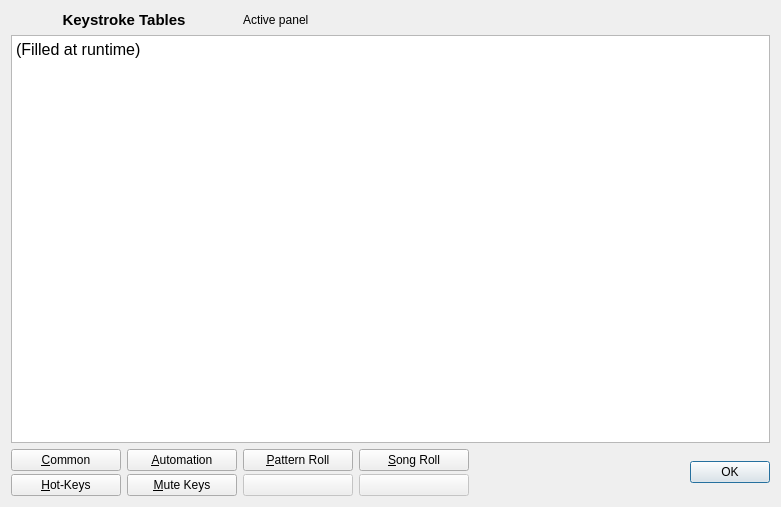
<?xml version="1.0" encoding="UTF-8"?>
<ui version="4.0">
 <class>qsappinfo</class>
 <widget class="QDialog" name="qsappinfo">
  <property name="geometry">
   <rect>
    <x>0</x>
    <y>0</y>
    <width>781</width>
    <height>507</height>
   </rect>
  </property>
  <property name="windowTitle">
   <string>Keystroke Summaries</string>
  </property>
  <layout class="QGridLayout" name="gridLayout_2">
   <item row="0" column="0">
    <widget class="QLabel" name="panelLabel">
     <property name="font">
      <font>
       <pointsize>11</pointsize>
       <weight>75</weight>
       <bold>true</bold>
      </font>
     </property>
     <property name="text">
      <string>Keystroke Tables</string>
     </property>
     <property name="alignment">
      <set>Qt::AlignCenter</set>
     </property>
    </widget>
   </item>
   <item row="0" column="1" colspan="2">
    <widget class="QLabel" name="appPanelLabel">
     <property name="text">
      <string>Active panel</string>
     </property>
    </widget>
   </item>
   <item row="1" column="0" colspan="3">
    <widget class="QTextBrowser" name="textBrowser">
     <property name="html">
      <string>&lt;!DOCTYPE HTML PUBLIC &quot;-//W3C//DTD HTML 4.0//EN&quot; &quot;http://www.w3.org/TR/REC-html40/strict.dtd&quot;&gt;
&lt;html&gt;&lt;head&gt;&lt;meta name=&quot;qrichtext&quot; content=&quot;1&quot; /&gt;&lt;style type=&quot;text/css&quot;&gt;
p, li { white-space: pre-wrap; }
&lt;/style&gt;&lt;/head&gt;&lt;body style=&quot; font-family:'Inconsolata'; font-size:11pt; font-weight:456; font-style:normal;&quot;&gt;
&lt;p style=&quot; margin-top:0px; margin-bottom:0px; margin-left:0px; margin-right:0px; -qt-block-indent:0; text-indent:0px;&quot;&gt;&lt;span style=&quot; font-family:'Noto Sans'; font-size:12pt; font-weight:400;&quot;&gt;(Filled at runtime)&lt;/span&gt;&lt;/p&gt;&lt;/body&gt;&lt;/html&gt;</string>
     </property>
    </widget>
   </item>
   <item row="2" column="0" colspan="2">
    <layout class="QGridLayout" name="gridLayout">
     <property name="verticalSpacing">
      <number>3</number>
     </property>
     <item row="0" column="0">
      <widget class="QPushButton" name="buttonCommonKeys">
       <property name="minimumSize">
        <size>
         <width>110</width>
         <height>0</height>
        </size>
       </property>
       <property name="text">
        <string>&amp;Common</string>
       </property>
      </widget>
     </item>
     <item row="0" column="1">
      <widget class="QPushButton" name="buttonAutomation">
       <property name="minimumSize">
        <size>
         <width>110</width>
         <height>0</height>
        </size>
       </property>
       <property name="text">
        <string>&amp;Automation</string>
       </property>
      </widget>
     </item>
     <item row="0" column="2">
      <widget class="QPushButton" name="buttonSeqroll">
       <property name="minimumSize">
        <size>
         <width>110</width>
         <height>0</height>
        </size>
       </property>
       <property name="text">
        <string>&amp;Pattern Roll</string>
       </property>
      </widget>
     </item>
     <item row="0" column="3">
      <widget class="QPushButton" name="buttonPerfroll">
       <property name="minimumSize">
        <size>
         <width>110</width>
         <height>0</height>
        </size>
       </property>
       <property name="text">
        <string>&amp;Song Roll</string>
       </property>
      </widget>
     </item>
     <item row="1" column="0">
      <widget class="QPushButton" name="buttonHotKeys">
       <property name="minimumSize">
        <size>
         <width>110</width>
         <height>0</height>
        </size>
       </property>
       <property name="text">
        <string>&amp;Hot-Keys</string>
       </property>
      </widget>
     </item>
     <item row="1" column="1">
      <widget class="QPushButton" name="buttonMutesKeys">
       <property name="minimumSize">
        <size>
         <width>110</width>
         <height>0</height>
        </size>
       </property>
       <property name="text">
        <string>&amp;Mute Keys</string>
       </property>
      </widget>
     </item>
     <item row="1" column="2">
      <widget class="QPushButton" name="buttonReserved_1">
       <property name="enabled">
        <bool>false</bool>
       </property>
       <property name="minimumSize">
        <size>
         <width>110</width>
         <height>0</height>
        </size>
       </property>
       <property name="text">
        <string/>
       </property>
      </widget>
     </item>
     <item row="1" column="3">
      <widget class="QPushButton" name="buttonReserved_2">
       <property name="enabled">
        <bool>false</bool>
       </property>
       <property name="minimumSize">
        <size>
         <width>110</width>
         <height>0</height>
        </size>
       </property>
       <property name="text">
        <string/>
       </property>
      </widget>
     </item>
    </layout>
   </item>
   <item row="2" column="2">
    <widget class="QDialogButtonBox" name="buttonBox">
     <property name="orientation">
      <enum>Qt::Horizontal</enum>
     </property>
     <property name="standardButtons">
      <set>QDialogButtonBox::Ok</set>
     </property>
    </widget>
   </item>
  </layout>
 </widget>
 <tabstops>
  <tabstop>textBrowser</tabstop>
  <tabstop>buttonCommonKeys</tabstop>
  <tabstop>buttonAutomation</tabstop>
  <tabstop>buttonSeqroll</tabstop>
  <tabstop>buttonPerfroll</tabstop>
  <tabstop>buttonHotKeys</tabstop>
 </tabstops>
 <resources/>
 <connections>
  <connection>
   <sender>buttonBox</sender>
   <signal>accepted()</signal>
   <receiver>qsappinfo</receiver>
   <slot>accept()</slot>
   <hints>
    <hint type="sourcelabel">
     <x>248</x>
     <y>254</y>
    </hint>
    <hint type="destinationlabel">
     <x>157</x>
     <y>274</y>
    </hint>
   </hints>
  </connection>
  <connection>
   <sender>buttonBox</sender>
   <signal>rejected()</signal>
   <receiver>qsappinfo</receiver>
   <slot>reject()</slot>
   <hints>
    <hint type="sourcelabel">
     <x>316</x>
     <y>260</y>
    </hint>
    <hint type="destinationlabel">
     <x>286</x>
     <y>274</y>
    </hint>
   </hints>
  </connection>
 </connections>
</ui>
